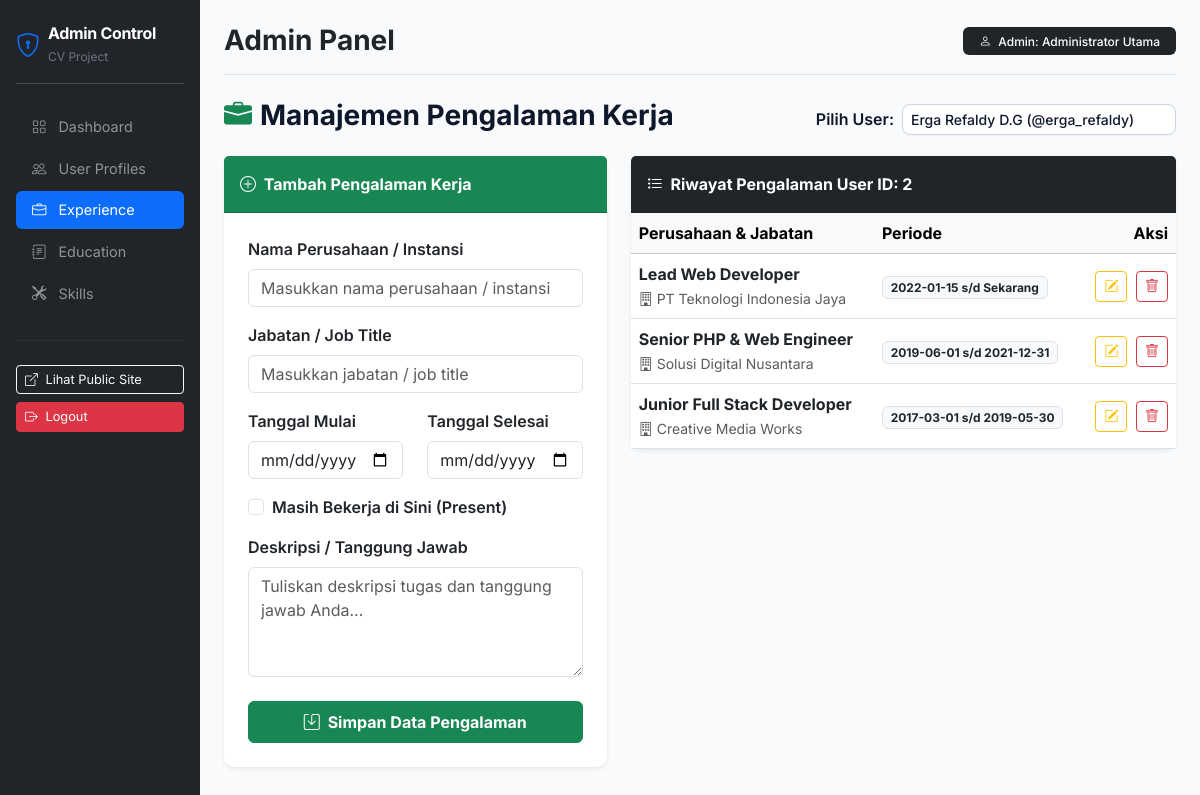
The app's page /admin/dashboard.php?page=experiences (signed in) with its own data.
### tables this page shows
CREATE TABLE `experiences` (
  `id` INT AUTO_INCREMENT PRIMARY KEY,
  `user_id` INT NOT NULL,
  `company_name` VARCHAR(100) NOT NULL,
  `job_title` VARCHAR(100) NOT NULL,
  `start_date` DATE NOT NULL,
  `end_date` DATE DEFAULT NULL,
  `is_current` TINYINT(1) DEFAULT 0,
  `description` TEXT DEFAULT NULL,
  CONSTRAINT `fk_exp_users` FOREIGN KEY (`user_id`) REFERENCES `users`(`id`) ON DELETE CASCADE
);

### admin/includes/experience_management.php (the view, shortened to what this page needs)
<?php
$selected_user_id = isset($_REQUEST['user_id']) ? (int)$_REQUEST['user_id'] : 2;
$edit_exp = null;
$users = [];
if ($db) {
    $res = $db->query("SELECT id, full_name, username FROM users ORDER BY id ASC");
    if ($res) {
        while ($r = $res->fetch_assoc()) {
            $users[] = $r;
        }
    }
}
$experiences = [];
if ($db) {
    $stmt = $db->prepare("SELECT * FROM experiences WHERE user_id = ? ORDER BY start_date DESC");
    $stmt->bind_param("i", $selected_user_id);
    $stmt->execute();
    $res = $stmt->get_result();
    while ($r = $res->fetch_assoc()) {
        $experiences[] = $r;
    }
}
?>
<div class="d-flex justify-content-between align-items-center mb-3">
    <h3 class="fw-bold"><i class="bi bi-briefcase-fill text-success me-2"></i>Manajemen Pengalaman Kerja</h3>
    <form method="GET" action="dashboard.php" class="d-flex align-items-center gap-2">
        <label class="fw-semibold text-nowrap">Pilih User:</label>
        <select name="user_id" class="form-select form-select-sm" onchange="this.form.submit()">
            <?php foreach ($users as $u): ?>
                <option value="<?= $u['id'] ?>" <?= $u['id'] == $selected_user_id ? 'selected' : '' ?>>
                    <?= htmlspecialchars($u['full_name']) ?> (@<?= htmlspecialchars($u['username']) ?>)
                </option>
            <?php endforeach; ?>
        </select>
    </form>
</div>
<div class="row g-4">
    <div class="col-lg-5">
        <div class="card card-custom shadow-sm border-0">
            <div class="card-header bg-success text-white fw-bold py-3">
                <i class="bi bi-plus-circle me-1"></i> <?= $edit_exp ? 'Edit Pengalaman' : 'Tambah Pengalaman Kerja' ?>
            </div>
            <div class="card-body p-4">
                <form method="POST" action="">
                    <div class="mb-3">
                        <label class="form-label fw-semibold">Nama Perusahaan / Instansi</label>
                        <input type="text" class="form-control" name="company_name" required value="<?= htmlspecialchars($edit_exp['company_name'] ?? '') ?>" placeholder="Masukkan nama perusahaan / instansi">
                    </div>
                    <div class="mb-3">
                        <label class="form-label fw-semibold">Jabatan / Job Title</label>
                        <input type="text" class="form-control" name="job_title" required value="<?= htmlspecialchars($edit_exp['job_title'] ?? '') ?>" placeholder="Masukkan jabatan / job title">
                    </div>
                    <div class="row mb-3">
                        <div class="col-md-6">
                            <label class="form-label fw-semibold">Tanggal Mulai</label>
                            <input type="date" class="form-control" name="start_date" required value="<?= htmlspecialchars($edit_exp['start_date'] ?? '') ?>">
                        </div>
                        <div class="col-md-6">
                            <label class="form-label fw-semibold">Tanggal Selesai</label>
                            <input type="date" class="form-control" name="end_date" value="<?= htmlspecialchars($edit_exp['end_date'] ?? '') ?>">
                        </div>
                    </div>
                    <div class="form-check mb-3">
                        <input class="form-check-input" type="checkbox" name="is_current" id="is_current_check" <?= ($edit_exp['is_current'] ?? 0) ? 'checked' : '' ?>>
                        <label class="form-check-label fw-semibold" for="is_current_check">Masih Bekerja di Sini (Present)</label>
                    </div>
                    <div class="mb-4">
                        <label class="form-label fw-semibold">Deskripsi / Tanggung Jawab</label>
                        <textarea class="form-control" name="description" rows="4" placeholder="Tuliskan deskripsi tugas dan tanggung jawab Anda..."><?= htmlspecialchars($edit_exp['description'] ?? '') ?></textarea>
                    </div>
                    <button type="submit" class="btn btn-success w-100 py-2 fw-bold text-white">
                        <i class="bi bi-save me-1"></i> Simpan Data Pengalaman
                    </button>
                </form>
            </div>
        </div>
    </div>
    <div class="col-lg-7">
        <div class="card card-custom shadow-sm border-0">
            <div class="card-header bg-dark text-white fw-bold py-3">
                <i class="bi bi-list-task me-1"></i> Riwayat Pengalaman User ID: <?= $selected_user_id ?>
            </div>
            <div class="card-body p-0">
                <div class="table-responsive">
                    <table class="table table-hover align-middle mb-0">
                        <thead class="table-light">
                            <tr>
                                <th>Perusahaan & Jabatan</th>
                                <th>Periode</th>
                                <th class="text-end">Aksi</th>
                            </tr>
                        </thead>
                        <tbody>
                            <?php if (!empty($experiences)): ?>
                                <?php foreach ($experiences as $exp): ?>
                                    <tr>
                                        <td>
                                            <div class="fw-bold text-dark"><?= htmlspecialchars($exp['job_title']) ?></div>
                                            <small class="text-muted"><i class="bi bi-building me-1"></i><?= htmlspecialchars($exp['company_name']) ?></small>
                                        </td>
                                        <td>
                                            <small class="badge bg-light text-dark border">
                                                <?= htmlspecialchars($exp['start_date']) ?> s/d
                                                <?= $exp['is_current'] ? 'Sekarang' : htmlspecialchars($exp['end_date'] ?? 'N/A') ?>
                                            </small>
                                        </td>
                                        <td class="text-end">
                                            <a href="dashboard.php?page=experiences&user_id=<?= $selected_user_id ?>&edit_exp_id=<?= $exp['id'] ?>" class="btn btn-sm btn-outline-warning me-1">
                                                <i class="bi bi-pencil-square"></i>
                                            </a>
                                            <form method="POST" action="" class="d-inline" onsubmit="return confirm('Hapus pengalaman ini?');">
                                                <button type="submit" class="btn btn-sm btn-outline-danger">
                                                    <i class="bi bi-trash"></i>
                                                </button>
                                            </form>
                                        </td>
                                    </tr>
                                <?php endforeach; ?>
                            <?php else: ?>
                                <tr>
                                    <td colspan="3" class="text-center py-4 text-muted">Belum ada riwayat pengalaman untuk user ini.</td>
                                </tr>
                            <?php endif; ?>
                        </tbody>
                    </table>
                </div>
            </div>
        </div>
    </div>
</div>

### admin/dashboard.php (style rules this page uses)
body { font-family: 'Inter', sans-serif; background-color: #f8fafc; color: #0f172a; }
.card-custom { background: #ffffff; border: 1px solid #e2e8f0; border-radius: 10px; box-shadow: 0 2px 8px rgba(0,0,0,0.02); }
.form-select, .form-select-sm, .form-select-lg { appearance: none; -webkit-appearance: none; -moz-appearance: none; background-color: #ffffff !important; background-repeat: no-repeat !important; background-position: right 1rem center !important; background-size: 14px 12px !important; border: 1px solid #cbd5e1 !important; border-radius: 8px !important; padding-right: 40px !important; font-family: 'Inter', sans-serif !important; font-weight: 500 !important; color: #0f172a !important; transition: all 0.2s ease-in-out !important; cursor: pointer !important; box-shadow: 0 1px 2px rgba(0, 0, 0, 0.04) !important; }
.form-select option { padding: 10px 14px; background-color: #ffffff !important; color: #0f172a !important; font-size: 0.92rem; font-weight: 500; }

### records on screen
experiences: job_title "Lead Web Developer", company_name "PT Teknologi Indonesia Jaya", start_date "2022-01-15", is_current "Sekarang"
experiences: job_title "Senior PHP & Web Engineer", company_name "Solusi Digital Nusantara", start_date "2019-06-01", end_date "2021-12-31"
experiences: job_title "Junior Full Stack Developer", company_name "Creative Media Works", start_date "2017-03-01", end_date "2019-05-30"

### other values on screen
$_SESSION['full_name'] "Administrator Utama"
$selected_user_id "2"
form field user_id "Erga Refaldy D.G (@erga_refaldy)"
